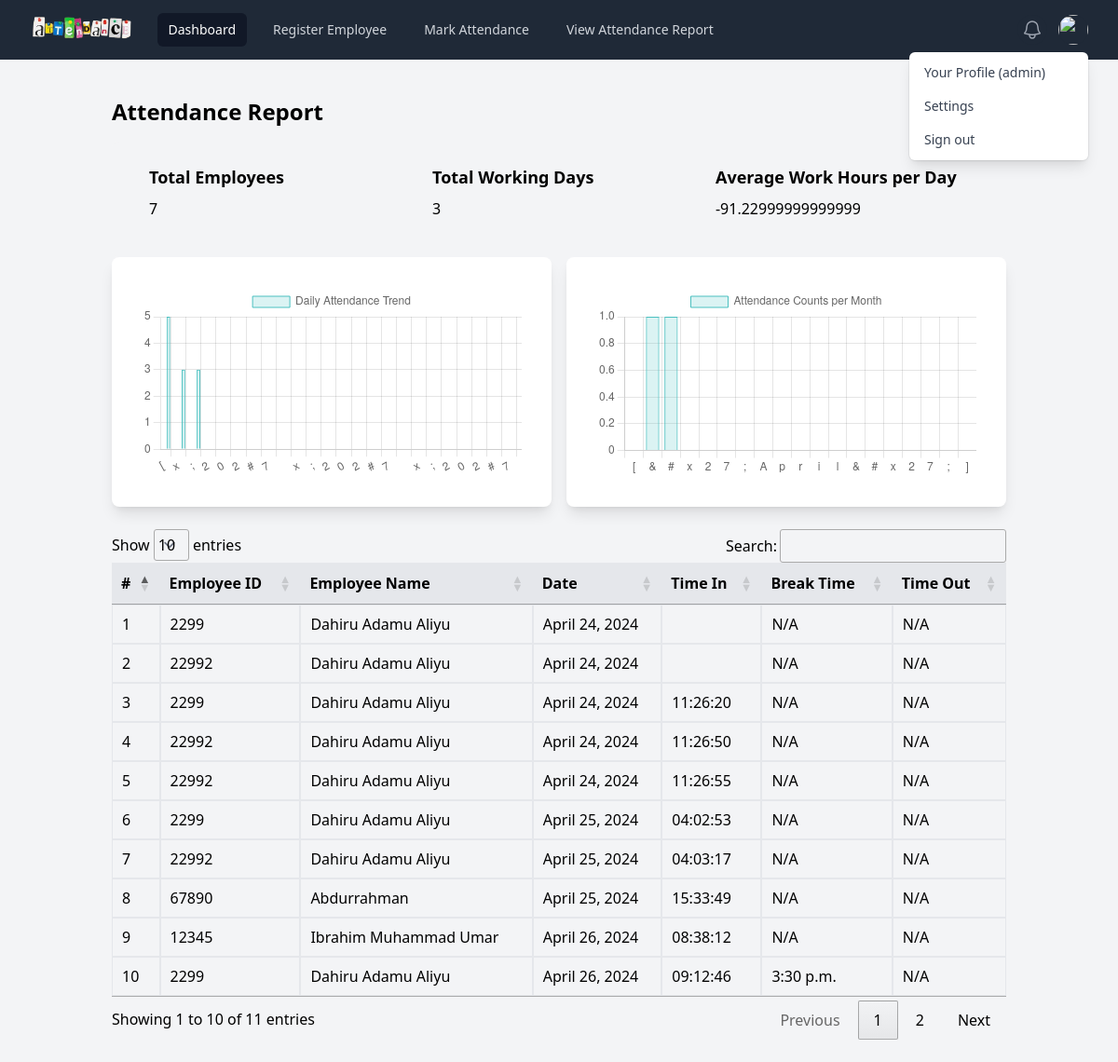
Page /view-attendance/ (signed in) on the committed database.
### accounts/models.py (models this page shows)
class Account(AbstractUser):
    staff = models.ForeignKey(Employee, on_delete=models.CASCADE, blank=True, null=True, related_name='staff')
    username = models.CharField(_('Username'), max_length=10, unique=True)
    password = models.CharField(_('Password'), max_length=16)
    def __str__(self) -> str:
        return f"{self.username}"

### attendance_app/models.py (models this page shows, shortened)
class AttendanceRecord(models.Model):
    employee = models.ForeignKey(Employee, on_delete=models.CASCADE)
    date = models.DateField(auto_now_add=True)
    time_in = models.TimeField(null=True, blank=True)
    break_time = models.TimeField(null=True, blank=True)
    time_out = models.TimeField(null=True, blank=True)

class Employee(models.Model):
    employee_id = models.CharField(max_length=50, unique=True)
    name = models.CharField(max_length=100)
    email = models.EmailField(unique=True)

### attendance_app/views.py (the view)
# urls.py: path('view-attendance/', ViewAttendanceReportView.as_view(), name='view_attendance_report'),
class ViewAttendanceReportView(LoginRequiredMixin, View):
    def get(self, request):
        attendance_records = AttendanceRecord.objects.all()
        total_employees = Employee.objects.count()
        attendance_data = AttendanceRecord.objects.all().order_by('date')
        average_work_hours = 0
        for record in attendance_records:
            average_work_hours += get_total_working_hours(record.time_in, record.time_out)
        total_working_days = get_total_working_days()
        dates = []
        attendance_counts = []
        current_date = None
        count = 0
        for record in attendance_data:
            if record.date != current_date:
                if current_date is not None:
                    dates.append(current_date.strftime('%Y-%m-%d'))
                    attendance_counts.append(count)
                current_date = record.date
                count = 1
            else:
                count += 1
        if current_date is not None:
            dates.append(current_date.strftime('%Y-%m-%d'))
            attendance_counts.append(count)
        attendance_counts_by_month = AttendanceRecord.objects.annotate(
            month=ExtractMonth('date')
        ).values('month').annotate(
            attendance_count=Count('id')
        ).order_by('month')
        months_list = []
        attendance_counts_list = []
        for entry in attendance_counts_by_month:
            month_number = entry['month']
            attendance_count = entry['attendance_count']
            month_name = calendar.month_name[month_number]
            months_list.append(month_name)
            attendance_counts_list.append(attendance_count)
        context = {
            'attendance_records': attendance_records,
            'total_employees': total_employees,
            'total_working_days': total_working_days,
            'average_work_hours': average_work_hours,
            'dates': dates,
            'attendance_counts': attendance_counts,
            'months': months_list,
            'attendance_counts_month': attendance_counts_list,
        }
        return render(request, 'attendance/view_attendance_report.html', context)

### attendance_app/utils.py (called while the page is built)
def get_total_working_hours(time_in, time_out):
    time_in_seconds = time_in.second if time_in else 0
    time_out_seconds = time_out.second if time_out else 0
    time_in_minutes = time_in.minute if time_in else 0
    time_out_minutes = time_out.minute if time_out else 0
    time_in_hours = time_in.hour if time_in else 0
    time_out_hours = time_out.hour if time_out else 0
    total_seconds = 60 - time_in_seconds + time_out_seconds
    seconds = total_seconds // 60
    total_minute = (60 - time_in_minutes + time_out_minutes) + seconds
    minute = total_minute % 60
    total_hours = (time_out_hours - (time_in_hours + 1)) + total_minute // 60
    total_hours_work = round((total_hours + minute / 60), 2)
    return total_hours_work

def get_total_working_days():
    unique_dates = AttendanceRecord.objects.values('date').distinct()
    total_working_days = unique_dates.count()
    return total_working_days

### attendance_app/templates/attendance/view_attendance_report.html (shortened to what this page needs)
{% extends 'base.html' %}
{% block content %}
<div class="container mx-auto lg:w-4/5 xl:w-4/5 sm:w-19/20 mt-10">
    <h1 class="text-2xl font-bold mb-4">Attendance Report</h1>
    <div class="bg-gray-100 rounded-lg p-6 flex flex-wrap">
        <div class="w-full md:w-1/2 lg:w-1/3 xl:w-1/3 mb-4 px-4">
            <h2 class="text-lg font-semibold mb-2">Total Employees</h2>
            <p>{{ total_employees }}</p>
        </div>
        <div class="w-full md:w-1/2 lg:w-1/3 xl:w-1/3 mb-4 px-4">
            <h2 class="text-lg font-semibold mb-2">Total Working Days</h2>
            <p>{{ total_working_days }}</p>
        </div>
        <div class="w-full md:w-1/2 lg:w-1/3 xl:w-1/3 mb-4 px-4">
            <h2 class="text-lg font-semibold mb-2">Average Work Hours per Day</h2>
            <p>{{ average_work_hours }}</p>
        </div>
    </div>
    <div class="grid grid-cols-1 md:grid-cols-2 gap-4 mb-6">
        <div class="bg-white rounded-lg shadow-lg p-8">
            <canvas id="attendanceChart" class="w-full"></canvas>
        </div>
        <div class="bg-white rounded-lg shadow-lg p-8">
            <canvas id="barChart" class="w-full"></canvas>
        </div>
    </div>
    {% if attendance_records %}
    <div class="overflow-x-auto my-6">
        <table class="min-w-full table-auto" id="report_table">
            <thead>
                <tr>
                    <th class="px-4 py-2 bg-gray-200">#</th>
                    <th class="px-4 py-2 bg-gray-200">Employee ID</th>
                    <th class="px-4 py-2 bg-gray-200">Employee Name</th>
                    <th class="px-4 py-2 bg-gray-200">Date</th>
                    <th class="px-4 py-2 bg-gray-200">Time In</th>
                    <th class="px-4 py-2 bg-gray-200">Break Time</th>
                    <th class="px-4 py-2 bg-gray-200">Time Out</th>
                </tr>
            </thead>
            <tbody>
                {% for record in attendance_records %}
                <tr>
                    <td class="border px-4 py-2">{{ forloop.counter }}</td>
                    <td class="border px-4 py-2">{{ record.employee.employee_id }}</td>
                    <td class="border px-4 py-2">{{ record.employee.name }}</td>
                    <td class="border px-4 py-2">{{ record.date }}</td>
                    <td class="border px-4 py-2">{{ record.time_in|time:"H:i:s" }}</td>
                    <td class="border px-4 py-2">{% if record.break_time|time:"H:i:s" %}{{ record.break_time }}{% else %}N/A{% endif %}</td>
                    <td class="border px-4 py-2">{% if record.time_out|time:"H:i:s" %}{{ record.time_out }}{% else %}N/A{% endif %}</td>
                </tr>
                {% empty %}
                <tr>
                    <td class="border px-4 py-2" colspan="5">No attendance records found.</td>
                </tr>
                {% endfor %}
            </tbody>
        </table>
    </div>
    {% else %}
    <p>No attendance records found.</p>
    {% endif %}
</div>
{% endblock %}
{% block js %}
<script>
    $(document).ready(function () {
        $('#report_table').DataTable({
            responsive: true
        });
        let ctx = document.getElementById('attendanceChart').getContext('2d');
        let myChart = new Chart(ctx, {
            type: 'bar',
            data: {
                labels: '{{ dates }}',
                datasets: [{
                    label: 'Daily Attendance Trend',
                    data: '{{ attendance_counts }}',
                    backgroundColor: 'rgba(75, 192, 192, 0.2)',
                    borderColor: 'rgba(75, 192, 192, 1)',
                    borderWidth: 1
                }]
            },
            options: {
                responsive: true,
                maintainAspectRatio: false,
                scales: {
                    yAxes: [{
                        ticks: {
                            beginAtZero: true
                        }
                    }]
                }
            }
        });
        let ctx1 = document.getElementById('barChart').getContext('2d');
        let barChart = new Chart(ctx1, {
            type: 'bar',
            data: {
                labels: '{{months}}',  // Labels for x-axis (e.g., categories or time periods)
                datasets: [{
                    label: 'Attendance Counts per Month',
                    data: '{{attendance_counts_month}}',   // Attendance counts for corresponding labels
                    backgroundColor: 'rgba(75, 192, 192, 0.2)',
                    borderColor: 'rgba(75, 192, 192, 1)',
                    borderWidth: 1
                }]
            },
            options: {
                responsive: true,
                maintainAspectRatio: false,
                scales: {
                    yAxes: [{
                        ticks: {
                            beginAtZero: true
                        }
                    }]
                }
            }
        })
    })
</script>
{% endblock %}

### attendance_app/templates/base.html (shortened to what this page needs)
{% load static %}
<!DOCTYPE html>
<html lang="en">
<head>
    <link href="https://cdn.jsdelivr.net/npm/tailwindcss@2.2.19/dist/tailwind.min.css" rel="stylesheet">
    <link href="https://cdnjs.cloudflare.com/ajax/libs/toastr.js/latest/css/toastr.min.css" rel="stylesheet">
    <link rel="stylesheet" type="text/css" href="https://cdn.datatables.net/1.11.5/css/jquery.dataTables.css">
    <link rel="stylesheet" type="text/css" href="https://cdn.datatables.net/responsive/2.2.9/css/responsive.dataTables.css">
</head>
<body class="bg-gray-100">
    <nav class="bg-gray-800">
        <div class="mx-auto max-w-7xl px-2 sm:px-6 lg:px-8">
            <div class="relative flex h-16 items-center justify-between">
            <div class="flex flex-1 items-center justify-center sm:items-stretch sm:justify-start">
                <a href="{% url 'attendance:dashboard' %}">
                    <div class="flex flex-shrink-0 items-center">
                        <img class="h-8 w-auto" src="{% static 'images/attendance-removebg-preview.png' %}" alt="Your Company">
                    </div>
                </a>
                <div class="hidden sm:ml-6 sm:block">
                    <div class="flex space-x-4">
                        {% if request.user.is_authenticated %}
                            <a href="{% url 'attendance:dashboard' %}" class="bg-gray-900 text-white rounded-md px-3 py-2 text-sm font-medium" aria-current="page">Dashboard</a>
                            <a href="{% url 'attendance:register_employee' %}" class="text-gray-300 hover:bg-gray-700 hover:text-white rounded-md px-3 py-2 text-sm font-medium">Register Employee</a>
                            <a href="{% url 'attendance:mark_attendance' %}" class="text-gray-300 hover:bg-gray-700 hover:text-white rounded-md px-3 py-2 text-sm font-medium">Mark Attendance</a>
                            <a href="{% url 'attendance:view_attendance_report' %}" class="text-gray-300 hover:bg-gray-700 hover:text-white rounded-md px-3 py-2 text-sm font-medium">View Attendance Report</a>
                        {% else %}
                            <a href="{% url 'accounts:user_login' %}" class="text-gray-300 hover:bg-gray-700 hover:text-white rounded-md px-3 py-2 text-sm font-medium">Login</a>
                            <a href="{% url 'accounts:user_signup' %}" class="text-gray-300 hover:bg-gray-700 hover:text-white rounded-md px-3 py-2 text-sm font-medium">Signup</a>
                        {% endif %}
                    </div>
                </div>
            </div>
            {% if request.user.is_authenticated %}
            <div class="absolute inset-y-0 right-0 flex items-center pr-2 sm:static sm:inset-auto sm:ml-6 sm:pr-0">
                <button type="button" class="relative rounded-full bg-gray-800 p-1 text-gray-400 hover:text-white focus:outline-none focus:ring-2 focus:ring-white focus:ring-offset-2 focus:ring-offset-gray-800">
                    <span class="absolute -inset-1.5"></span>
                </button>
                <div class="relative ml-3">
                    <div>
                        <button type="button" class="relative flex rounded-full bg-gray-800 text-sm focus:outline-none focus:ring-2 focus:ring-white focus:ring-offset-2 focus:ring-offset-gray-800" id="user-menu-button" aria-expanded="false" aria-haspopup="true">
                            <span class="absolute -inset-1.5"></span>
                            <img class="h-8 w-8 rounded-full" src="https://images.unsplash.com/photo-1472099645785-5658abf4ff4e?ixlib=rb-1.2.1&ixid=eyJhcHBfaWQiOjEyMDd9&auto=format&fit=facearea&facepad=2&w=256&h=256&q=80" alt="">
                        </button>
                    </div>
                    <div class="absolute right-0 z-10 mt-2 w-48 origin-top-right rounded-md bg-white py-1 shadow-lg ring-1 ring-black ring-opacity-5 focus:outline-none" role="menu" aria-orientation="vertical" aria-labelledby="user-menu-button" tabindex="-1">
                        <a href="#" class="block px-4 py-2 text-sm text-gray-700" role="menuitem" tabindex="-1" id="user-menu-item-0">Your Profile ({{request.user}})</a>
                        <a href="#" class="block px-4 py-2 text-sm text-gray-700" role="menuitem" tabindex="-1" id="user-menu-item-1">Settings</a>
                        <a href="{% url 'accounts:user_logout' %}" class="block px-4 py-2 text-sm text-gray-700" role="menuitem" tabindex="-1" id="user-menu-item-2">Sign out</a>
                    </div>
                </div>
            </div>
            {% endif %}
        </div>
    </div>
    </nav>
        {% block content %}
        {% endblock %}
    <script src="https://cdn.tailwindcss.com"></script>
    <script src="https://cdn.tailwindcss.com?plugins=forms,typography,aspect-ratio,line-clamp"></script>
    {% block js %}
    {% endblock %}
</body>
</html>

### rows in the picture
Account: user "admin"
AttendanceRecord: employee.employee_id "2299", employee.name "Dahiru Adamu Aliyu", date "April 24, 2024", shows "N/A"
AttendanceRecord: employee.employee_id "22992", employee.name "Dahiru Adamu Aliyu", date "April 24, 2024", shows "N/A"
AttendanceRecord: employee.employee_id "2299", employee.name "Dahiru Adamu Aliyu", date "April 24, 2024", time_in "11:26:20", shows "N/A"
AttendanceRecord: employee.employee_id "22992", employee.name "Dahiru Adamu Aliyu", date "April 24, 2024", time_in "11:26:50", shows "N/A"
AttendanceRecord: employee.employee_id "22992", employee.name "Dahiru Adamu Aliyu", date "April 24, 2024", time_in "11:26:55", shows "N/A"
AttendanceRecord: employee.employee_id "2299", employee.name "Dahiru Adamu Aliyu", date "April 25, 2024", time_in "04:02:53", shows "N/A"
AttendanceRecord: employee.employee_id "22992", employee.name "Dahiru Adamu Aliyu", date "April 25, 2024", time_in "04:03:17", shows "N/A"
AttendanceRecord: employee.employee_id "67890", employee.name "Abdurrahman", date "April 25, 2024", time_in "15:33:49", shows "N/A"
AttendanceRecord: employee.employee_id "12345", employee.name "Ibrahim Muhammad Umar", date "April 26, 2024", time_in "08:38:12", shows "N/A"
AttendanceRecord: employee.employee_id "2299", employee.name "Dahiru Adamu Aliyu", date "April 26, 2024", time_in "09:12:46", break_time "3:30 p.m.", shows "N/A"

### other values in the picture
{{ total_employees }} "7"
{{ total_working_days }} "3"
{{ average_work_hours }} "-91.22999999999999"
chart data {{ attendance_counts }} [5, 3, 3]
chart data {{ attendance_counts_month }} [11]
